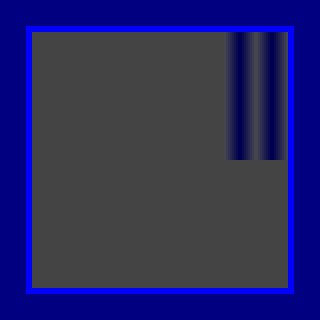

Rendered tile map (Tiled .tmx) drawn with the repository's tilesets; below, a short description and the map source with its tile grids summarised:
An orthogonal 10x10 tile map with 32x32 px tiles, 2 tile layers (background, physics) and 3 objects (2x entity, gravity).

<map version="1.0" orientation="orthogonal" width="10" height="10" tilewidth="32" tileheight="32">
 <tileset firstgid="1" name="tiles" tilewidth="32" tileheight="32">
  <image source="tiles.png" width="256" height="256" />
 </tileset>
 <layer name="background" width="10" height="10">
  <data>[100 cells, 100 non-empty, 2 distinct tile ids]</data>
 </layer>
 <layer name="physics" width="10" height="10">
  <data>[100 cells, 36 non-empty, 2 distinct tile ids]</data>
 </layer>
 <objectgroup name="objects" width="10" height="10">
  <object name="man" type="entity" x="64" y="192" width="32" height="96">
   <properties>
    <property name="class" value="Man" />
   </properties>
  </object>
  <object type="gravity" x="224" y="32" width="64" height="128">
   <properties>
    <property name="gravity_scale" value="-1" />
    <property name="priority" value="1" />
   </properties>
  </object>
  <object name="creep" type="entity" x="224" y="224" width="64" height="64">
   <properties>
    <property name="class" value="Blob" />
   </properties>
  </object>
 </objectgroup>
</map>
